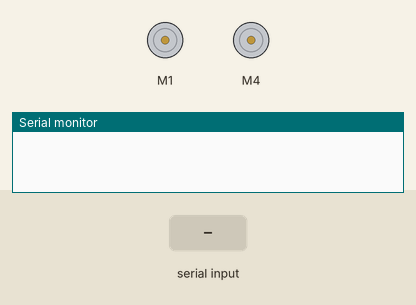
Simulated run of this sketch. Board: Arduino Uno, built with avr-gcc and run on an emulated ATmega328P. Parts: 2 × DC motor (green arrow = forward, orange = backward, longer = faster), the last lines printed to the serial monitor. Inputs (shaded band) come from the test bench.

Above: at 1.2 s.
1.3 s: "F" received over the second serial link
At 1.7 s:
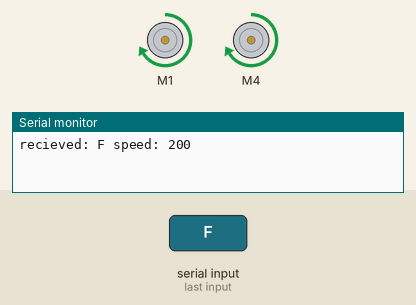
2.8 s: "B" received over the second serial link
At 4.0 s:
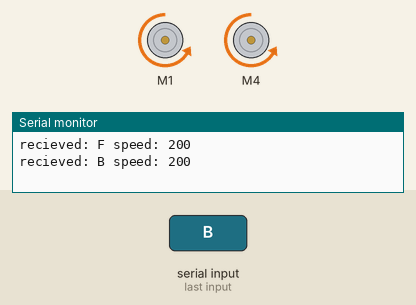
4.3 s: "L" received over the second serial link
At 5.2 s:
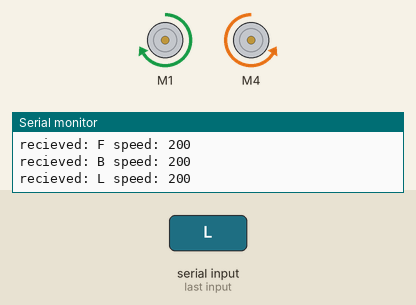
5.8 s: "R" received over the second serial link
At 6.3 s:
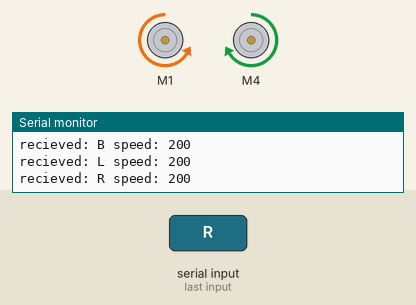
7.3 s: "Q" received over the second serial link
At 8.5 s:
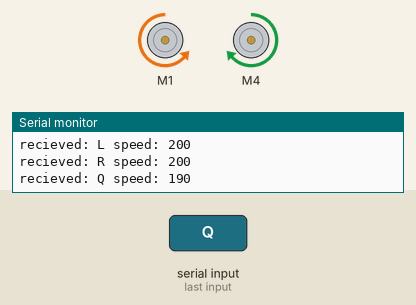
8.8 s: "C" received over the second serial link
At 9.8 s:
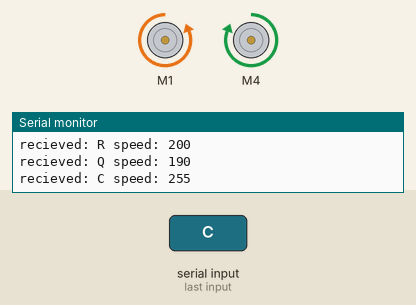
Timing chart, 0 to 11.3 s (numbered marks = the images above; inputs shaded):
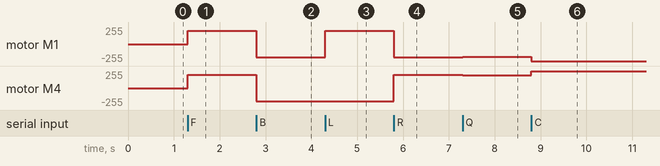

The sketch:

T100_0.3_compatible_T300.ino
```cpp
#include <AFMotor.h> // download from subdirectory 'library' here and install zip file
#include <SoftwareSerial.h>  // updated to match T300 with key assignment

#define LED_PIN 13

AF_DCMotor motor1(1, MOTOR12_64KHZ); // create motor #1, 64KHz pwm
AF_DCMotor motor4(4, MOTOR12_64KHZ); // create motor #2, 64KHz pwm
SoftwareSerial BTSerial(A0, 3);   // RX | TX  -  pin 2 creates errors on my motor shield, analog pin is fine ...
char BTinput = '0';
byte speed = 200;

void setup() {
  motor1.setSpeed(100);
  motor4.setSpeed(100);     // set the speed to 200/255
  BTSerial.begin(9600);  // HC-10 default speed
  Serial.begin(57600);   // just to check while programming
}

void loop() {
  if (BTSerial.available())
  {
    BTinput = BTSerial.read();
    if (BTinput == 'F')      // forward  - A
    {
      motor1.run(FORWARD);
      motor4.run(FORWARD);
    }
    if (BTinput == 'B')      // backward - C
    {
      motor1.run(BACKWARD);
      motor4.run(BACKWARD);
    }
    if (BTinput == 'L')      // left     - D
    {
      motor1.run(FORWARD);
      motor4.run(BACKWARD);
    }
    if (BTinput == 'R')      // right    - B
    {
      motor1.run(BACKWARD);
      motor4.run(FORWARD);
    }
    if (BTinput == 'X')      // that's the "X" key      - G
    {
      motor1.run(RELEASE);      // stopped
      motor4.run(RELEASE);
    }
    if (BTinput == 'T')  // turbo, fastest - triangle   - E
    {
      speed = speed + 10;
    }
    if (BTinput == 'Q')  // slower - minus 10 - square  - H
    {
      speed = speed - 10;
    }
    if (BTinput == 'C')  // faster - plus 10  - circle  - F
    {
      speed = 255;
    }
    if( speed > 255 ) speed = 255;
    motor1.setSpeed(speed);
    motor4.setSpeed(speed);
    Serial.print("recieved: ");
    Serial.print( BTinput );
    Serial.print(" speed: ");
    Serial.println( speed );
  }
}
```

Measured:
- after the input at 1.3 s, motor M1, motor M4: stopped → forward 200/255 at once
- after the input at 2.8 s, motor M1, motor M4: forward 200/255 → backward 200/255 at once
- after the input at 4.3 s, motor M1: backward 200/255 → forward 200/255 at once
- after the input at 5.8 s, motor M1: forward 200/255 → backward 200/255 at once; motor M4: backward 200/255 → forward 200/255 at once
- after the input at 7.3 s, motor M1: backward 200/255 → backward 190/255 at once; motor M4: forward 200/255 → forward 190/255 at once
- after the input at 8.8 s, motor M1: backward 190/255 → backward 255/255 at once; motor M4: forward 190/255 → forward 255/255 at once
